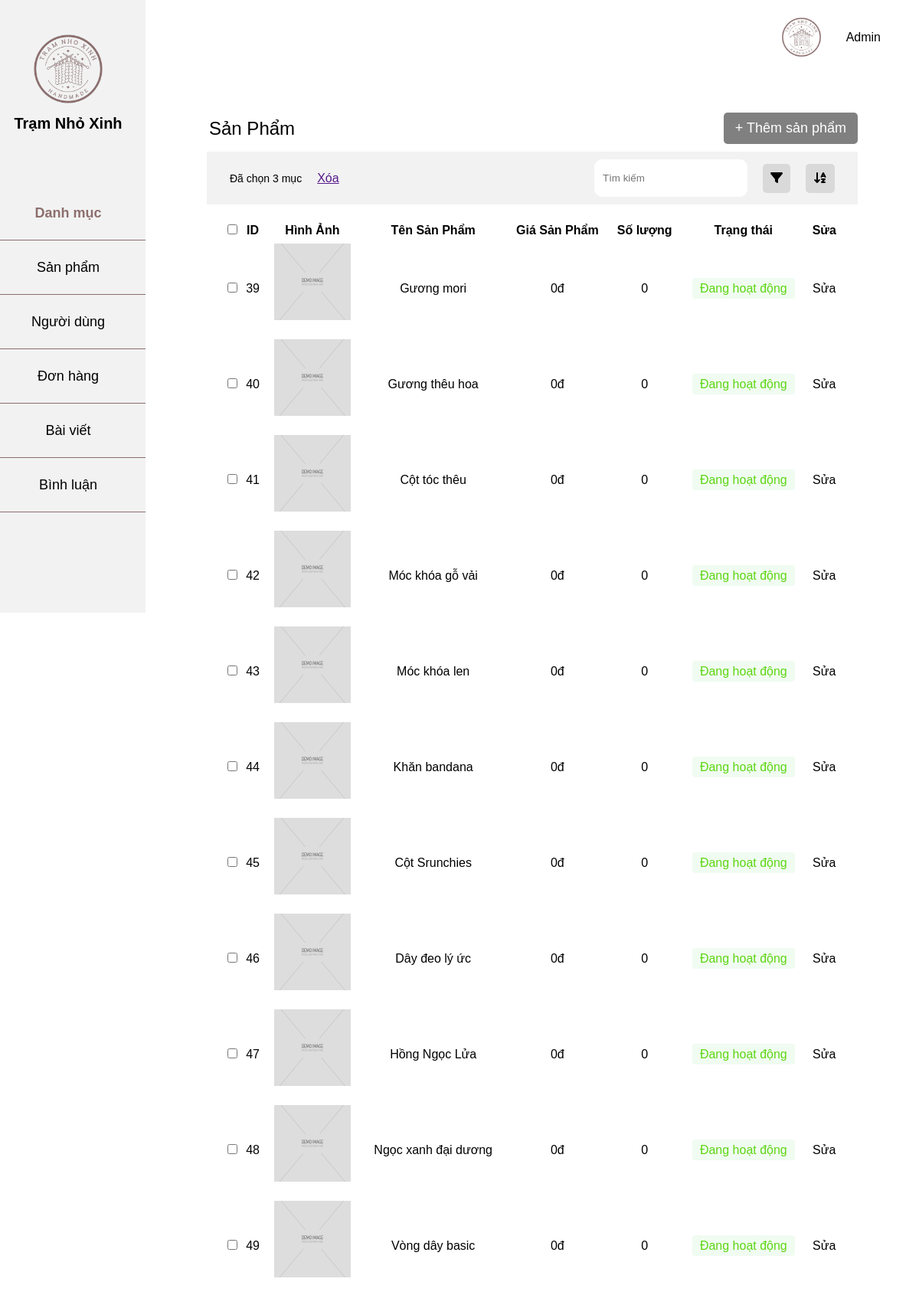
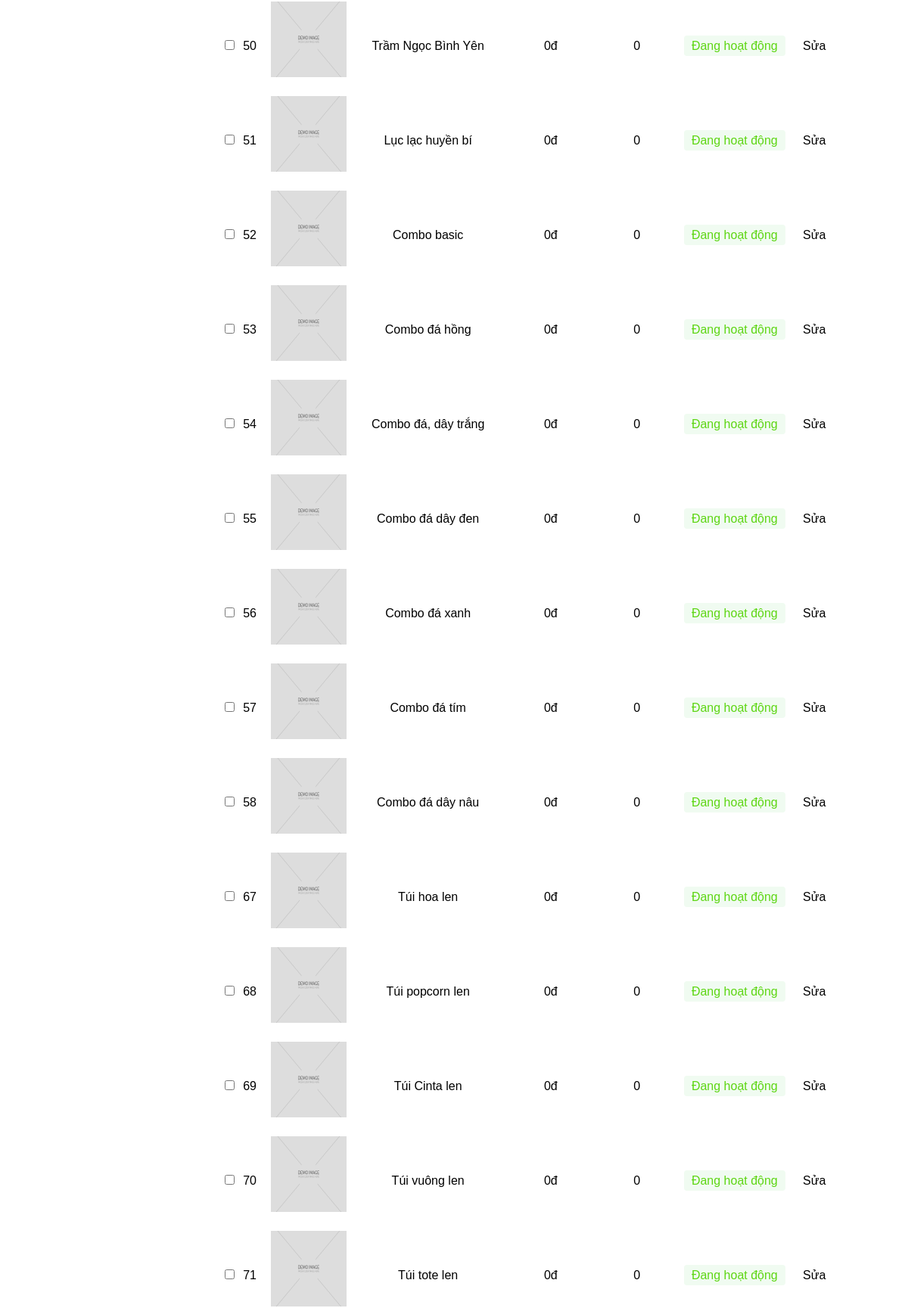
Screenshot of /admin/index.php?page=product (upper part) with the database file from the repository (2 pictures, top to bottom).
### tables this page shows
CREATE TABLE `products` (
  `id` int(11) NOT NULL,
  `name` varchar(255) NOT NULL,
  `price` int(11) NOT NULL,
  `salePrice` int(11) DEFAULT NULL,
  `description` text DEFAULT NULL,
  `detail` text DEFAULT NULL,
  `image` varchar(255) NOT NULL,
  `listImages` text DEFAULT NULL,
  `color` varchar(255) DEFAULT NULL,
  `material` varchar(255) DEFAULT NULL,
  `quantity` int(11) NOT NULL,
  `status` tinyint(1) NOT NULL,
  `view` int(11) DEFAULT NULL,
  `idCate` int(11) NOT NULL
);

### admin/app/controller/adminProController.php (called while the page is built, shortened)
<?php
    class ProAdminController{
        private $product;
        private $data;
        function __construct()
        {
            $this->product = new ProductModel();
        }
        function renderView($view, $data=null){
            $view = './app/view/' . $view .'.php';
            require_once $view;
        }
        function viewPro(){
            $this->data['listpro'] = $this->product->getProduct();
            $this->renderView('product', $this->data);
        }
    }

### app/model/database.php (called while the page is built, shortened)
<?php
class Database
{
    private $servername = "localhost";
    private $username = "root";
    private $password = "";
    private $dbname = "handmade_db";
    private $conn;
    function __construct()
    {
        try {
            $this->conn = new PDO("mysql:host=$this->servername;dbname=$this->dbname; charset=utf8", $this->username, $this->password);
            $this->conn->setAttribute(PDO::ATTR_ERRMODE, PDO::ERRMODE_EXCEPTION);
        } catch (PDOException $e) {
            echo "Connection failed: " . $e->getMessage();
        };
    }
    function query($sql, $param = [])
    {
        $this->stmt = $this->conn->prepare($sql);
        $this->stmt->execute($param);
        return $this->stmt;
    }
    public function getAll($sql)
    {
        $statement = $this->query($sql);
        return $statement->fetchAll(PDO::FETCH_ASSOC);
    }
}

### app/model/productModel.php (called while the page is built, shortened)
<?php
class ProductModel
{
    private $db;
    function __construct()
    {
        $this->db = new Database();
    }
    function getProduct()
    {
        $sql = "SELECT * FROM products";
        return $this->db->getAll($sql);
    }
}

### admin/app/view/product.php (the view, shortened to what this page needs)
<div class="main">
    <div class="main-category">
        <div class="main-danhmuc">
            <p>Sản Phẩm</p>
            <a href="../html/adminProAdd.html">+ Thêm sản phẩm</a>
        </div>
        <div class="main-header">
            <div class="left-main-header">
                <p>Đã chọn 3 mục</p>
                <a href="">Xóa</a>
            </div>
            <div class="right-main-header">
                <input type="text" placeholder="Tìm kiếm">
                <div class="filter"><i class="fa-solid fa-filter"></i></div>
                <div class="sort"><i class="fa-solid fa-arrow-down-a-z"></i></div>
            </div>
        </div>
    </div>
    <div class="main-product">
        <table>
            <thead>
                <tr>
                    <th><input type="checkbox"></th>
                    <th>ID</th>
                    <th>Hình Ảnh</th>
                    <th>Tên Sản Phẩm</th>
                    <th>Giá Sản Phẩm</th>
                    <th>Số lượng</th>
                    <th>Trạng thái</th>
                    <th>Sửa</th>
                </tr>
            </thead>
            <tbody>
                <?php foreach ($data['listpro'] as $item) {
                    extract($item);
                ?>
                    <tr>
                        <td><input type="checkbox"></td>
                        <td><?= $id ?></td>
                        <td><img src="../image/imgdemo.jpg" alt="" width="100px" height="100px"></td>
                        <td><?= $name ?></td>
                        <td>0đ</td>
                        <td>0</td>
                        <td><span class="status success">Đang hoạt động</span></td>
                        <td><a href="../html/adminProEdit.html">Sửa</a></td>
                    </tr>
                <?php } ?>
            </tbody>
        </table>
    </div>
</div>
</div>
</div>
</div>
</body>
</html>

### admin/public/css/grid.css (style rules this page uses)
* { margin: 0; padding: 0; box-sizing: border-box; }

### admin/public/css/Admin.css (style rules this page uses)
body { font-family: Arial; }
.main { margin: 50px 80px; height: auto; }
.main-category { display: grid; }
.main-danhmuc { display: flex; justify-content: space-between; align-items: center; }
.main-danhmuc p { font-size: 24px; margin: 3px; text-align: left; }
.main-danhmuc a { font-size: 18px; text-decoration: none; color: white; border-radius: 5px; background-color: #808080; padding: 10px 15px; }
.main-header { margin-top: 10px; display: flex; justify-content: space-between; background-color: #f2f2f2; height: 69px; }
.main-header .left-main-header { display: flex; align-items: center; justify-content: center; margin-left: 30px; }
.left-main-header p { font-size: 14px; margin-right: 20px; }
.main-header .right-main-header { display: flex; align-items: center; justify-content: space-around; margin-left: auto; margin-right: 30px; }
.right-main-header input[type="text"] { margin-right: 20px; padding: 5px 10px; border-radius: 10px; border: 1px solid white; width: 200px; height: 49px; }
.right-main-header .filter { margin-right: 20px; background-color: #d9d9d9; padding: 10px; border-radius: 5px; }
.right-main-header .sort { background-color: #d9d9d9; padding: 10px; border-radius: 5px; }
table { width: 100%; margin-top: 10px; }
table th, table td { padding: 3px; text-align: center; }
.status { padding: 5px 10px; border-radius: 4px; color: #fff; }
.status.success { color: #5DD613; background-color: #F0FBF1; }
tbody { line-height: 45px; }
tbody a { color: black; text-decoration: none; }
.main-product { margin: 20px; }

### rows the page displays
products: id "39", name "Gương mori"
products: id "40", name "Gương thêu hoa"
products: id "41", name "Cột tóc thêu"
products: id "42", name "Móc khóa gỗ vải"
products: id "43", name "Móc khóa len"
products: id "44", name "Khăn bandana"
products: id "45", name "Cột Srunchies"
products: id "46", name "Dây đeo lý ức"
products: id "47", name "Hồng Ngọc Lửa"
products: id "48", name "Ngọc xanh đại dương"
products: id "49", name "Vòng dây basic"
products: id "50", name "Trầm Ngọc Bình Yên"
products: id "51", name "Lục lạc huyền bí"
products: id "52", name "Combo basic"
products: id "53", name "Combo đá hồng"
products: id "54", name "Combo đá, dây trắng"
products: id "55", name "Combo đá dây đen"
products: id "56", name "Combo đá xanh"
products: id "57", name "Combo đá tím"
products: id "58", name "Combo đá dây nâu"
products: id "67", name "Túi hoa len"
products: id "68", name "Túi popcorn len"
products: id "69", name "Túi Cinta len"
products: id "70", name "Túi vuông len"
products: id "71", name "Túi tote len"
